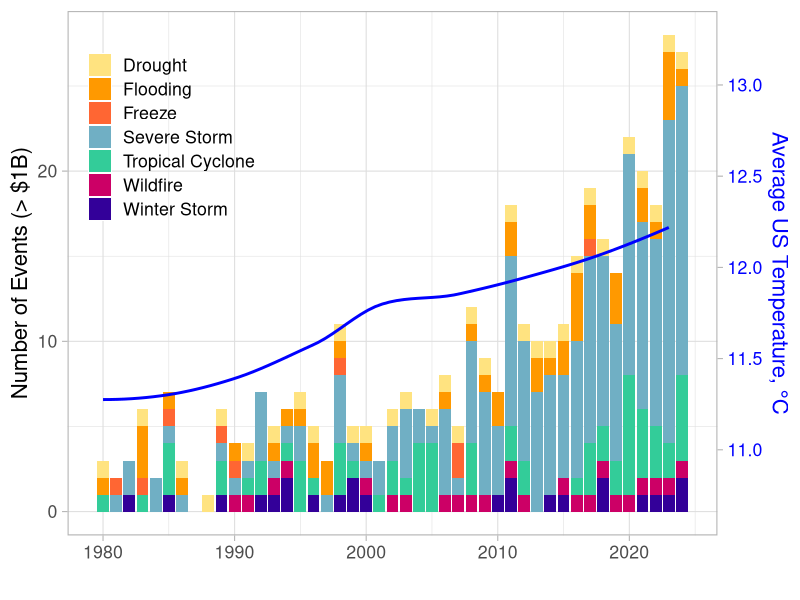

This figure's R source:
## ---- chunk 1
knitr::opts_chunk$set(echo = TRUE, message = FALSE)
library(tidyverse)
jvPalette <- c(
  "#FFE380", "#FFCC00", "#FF9900", 
  "#CC6633", "#FF6633", "#CC689A",
  "#CC0066", "#FF3366", "#70AFC4",
  "#0099CC", "#33CC99", "#339999",
  "#175E46", "#664d99", "#330099",
  "#801832")
## ---- chunk 2
setwd("C:/Users/Vance/OneDrive - Colostate/Desktop/Petersen---MECH476/data")
## ---- chunk 3
disaster_raw <- read_csv("../data/time-series-US-1980-2023.csv", skip = 2)

temp_raw <- read_csv("../data/us_temperature.csv", skip = 4)

temp <- temp_raw %>%
  mutate(year = as.double(str_extract(Date, "\\d{4}")),
         Value = (Value-32)*5/9) %>%
  select(year, Value)

disaster_count <- disaster_raw %>%
  select(Year, contains("Count")) %>%
  pivot_longer(cols = matches("Count"),
               names_to = "type",
               values_to = "count") %>%
  mutate(type = str_extract(type, ".*?(?=\\sCount\\b)"))
  
disaster_cost <- disaster_raw %>%
  select(Year, contains("Cost")) %>%
  pivot_longer(cols = matches("Cost"),
               names_to = "type",
               values_to = "cost") %>%
  mutate(type = str_extract(type, ".*?(?=\\sCost\\b)"))

disaster_all <- left_join(disaster_cost, disaster_count, by = c("Year", "type")) 

## ---- chunk 4
max_first  <- 25   # Specify max of first y axis
max_second <- max(temp$Value) # Specify max of second y axis
min_first  <- 0   # Specify min of first y axis
min_second <- min(temp$Value) # Specify min of second y axis

b <- (max_first-min_first)/(max_second-min_second)
a <- min_first-b*min_second

ggplot() +
  geom_col(data = filter(disaster_all, type != "All Disasters"),
           aes(x = Year,
               y = count,
               fill = type)) +
  geom_smooth(data = temp,
              aes(x=year,
                  y = (a + b*Value)),
              method = "loess",
              color = "blue",
              se = FALSE) +
  scale_y_continuous(name = "Number of Events (> $1B)", 
                     sec.axis = sec_axis(~ (. - a)/b, 
                                         name = "Average US Temperature, °C")) +
  xlab("") +
  scale_fill_manual(values = jvPalette[c(1,3,5,9,11,7,15)]) +
  theme_light(base_size = 16) +
  guides(fill = guide_legend(position = "inside")) +
    theme(legend.position.inside = c(0.16, 0.76),
        legend.title = element_blank(),
        legend.background = element_blank(),
        axis.text.y.right = element_text(color = "blue"),
        axis.title.y.right = element_text(color = "blue",
                                          vjust = 0.9))
